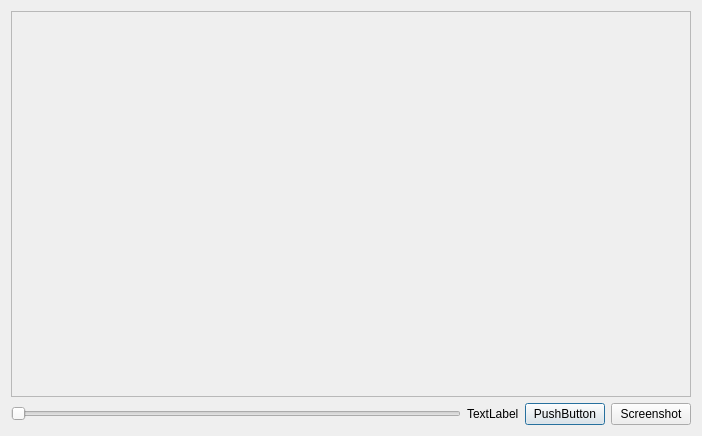
<?xml version="1.0" encoding="UTF-8"?>
<ui version="4.0">
 <class>Dialog</class>
 <widget class="QDialog" name="Dialog">
  <property name="geometry">
   <rect>
    <x>0</x>
    <y>0</y>
    <width>702</width>
    <height>436</height>
   </rect>
  </property>
  <property name="sizePolicy">
   <sizepolicy hsizetype="Maximum" vsizetype="Maximum">
    <horstretch>0</horstretch>
    <verstretch>0</verstretch>
   </sizepolicy>
  </property>
  <property name="windowTitle">
   <string>Dialog</string>
  </property>
  <layout class="QGridLayout" name="gridLayout">
   <item row="0" column="0">
    <layout class="QVBoxLayout" name="verticalLayout">
     <item>
      <widget class="QFrame" name="frame">
       <property name="sizePolicy">
        <sizepolicy hsizetype="Preferred" vsizetype="Preferred">
         <horstretch>0</horstretch>
         <verstretch>1</verstretch>
        </sizepolicy>
       </property>
       <property name="frameShape">
        <enum>QFrame::StyledPanel</enum>
       </property>
       <property name="frameShadow">
        <enum>QFrame::Raised</enum>
       </property>
      </widget>
     </item>
     <item>
      <layout class="QHBoxLayout" name="horizontalLayout">
       <item>
        <widget class="QSlider" name="horizontalSlider">
         <property name="sizePolicy">
          <sizepolicy hsizetype="Minimum" vsizetype="Fixed">
           <horstretch>2</horstretch>
           <verstretch>0</verstretch>
          </sizepolicy>
         </property>
         <property name="orientation">
          <enum>Qt::Horizontal</enum>
         </property>
        </widget>
       </item>
       <item>
        <widget class="QLabel" name="timelabel">
         <property name="text">
          <string>TextLabel</string>
         </property>
        </widget>
       </item>
       <item>
        <widget class="QPushButton" name="playpause">
         <property name="sizePolicy">
          <sizepolicy hsizetype="Minimum" vsizetype="Fixed">
           <horstretch>0</horstretch>
           <verstretch>0</verstretch>
          </sizepolicy>
         </property>
         <property name="text">
          <string>PushButton</string>
         </property>
        </widget>
       </item>
       <item>
        <widget class="QPushButton" name="screenshot">
         <property name="text">
          <string>Screenshot</string>
         </property>
        </widget>
       </item>
      </layout>
     </item>
    </layout>
   </item>
  </layout>
 </widget>
 <resources/>
 <connections/>
</ui>
